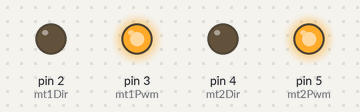
Simulated run of this program. Board: Arduino Uno, built with avr-gcc and run on an emulated ATmega328P. Parts: output pins drawn as LEDs (lit = HIGH).

Above: at 0.1 s.
Timing chart, 0 to 1.6 s (numbered marks = the images above):
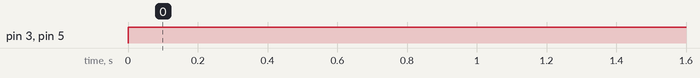

Measured:
- by itself, pin 3 (mt1Pwm), pin 5 (mt2Pwm): LOW → HIGH at 0.00 s

The program:

main.cpp
```cpp
#include <Arduino.h>

const int mt1Dir = 2;
const int mt1Pwm = 3;
const int mt2Dir = 4;
const int mt2Pwm = 5;

const int Cw = 0;
const int Ccw = 1;

void forward();
void back();
void right();
void left();
void brake();

void setup() {
  pinMode( mt1Dir, OUTPUT );
  pinMode( mt1Pwm, OUTPUT );
  pinMode( mt2Dir, OUTPUT );
  pinMode( mt2Pwm, OUTPUT );
}

void loop(){
    forward();
}

void forward(){
    digitalWrite(mt1Dir, Cw);
    digitalWrite(mt2Dir, Cw);

    analogWrite(mt1Pwm, 255);
    analogWrite(mt2Pwm, 255);
}

void back(){
    digitalWrite(mt1Dir, Ccw);
    digitalWrite(mt2Dir, Ccw);

    analogWrite(mt1Pwm, 255);
    analogWrite(mt2Pwm, 255);
}

void right(){
    digitalWrite(mt1Dir, Ccw);
    digitalWrite(mt2Dir, Cw);

    analogWrite(mt1Pwm, 255);
    analogWrite(mt2Pwm, 255);
}
void left(){
    digitalWrite(mt1Dir, Cw);
    digitalWrite(mt2Dir, Ccw);

    analogWrite(mt1Pwm, 255);
    analogWrite(mt2Pwm, 255);
}

void brake(){
    analogWrite(mt1Pwm, 255);
    analogWrite(mt2Pwm, 255);
}
```
